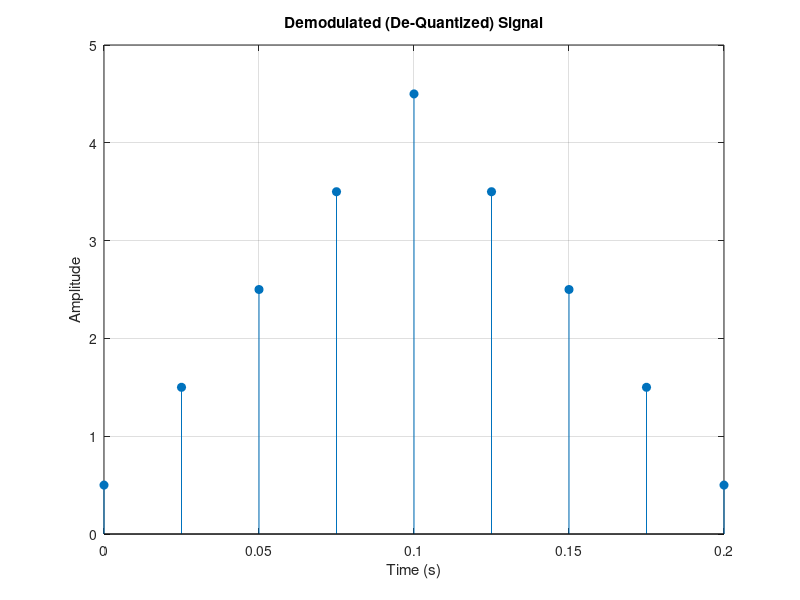
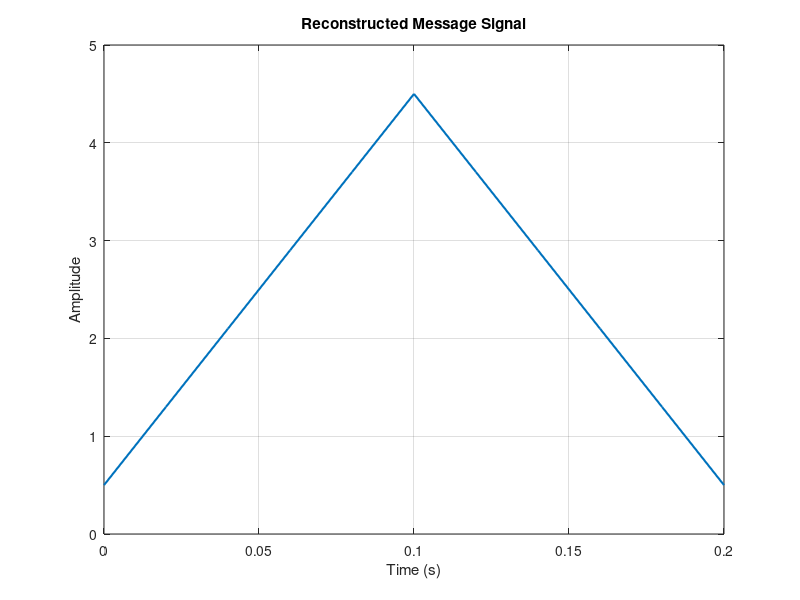
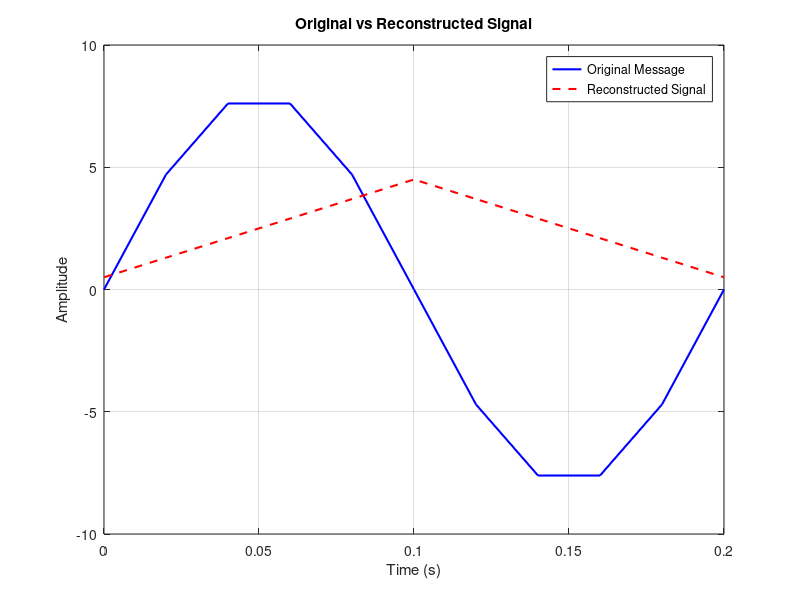

The MATLAB script that drew these images, in order:
clc;
clear;
close all;

%% Parameters
Am = 8;
fm = 5;
fs = 50;
n = 4;
l = 2^n;

t = 0:1/fs:1/fm;

%% Quantization Levels
delta = (2*Am)/l;
Qlevels = zeros(1,l);
for i = 1:l
    Qlevels(i) = (i*delta) - Am - (delta/2);
end

%% Received PCM Code
pcm_code = [
    1 0 0 0
    1 0 0 1
    1 0 1 0
    1 0 1 1
    1 1 0 0
    1 0 1 1
    1 0 1 0
    1 0 0 1
    1 0 0 0
];

%% PCM Decoding
k = size(pcm_code,1);
decoded_indices = zeros(1,k);

for i = 1:k
    decoded_indices(i) = bin2dec(num2str(pcm_code(i,:)));
end

%% De-Quantization
demodulated_signal = zeros(1,k);
for i = 1:k
    demodulated_signal(i) = Qlevels(decoded_indices(i)+1);
end

%% Time for demodulated samples
t_s = linspace(0, 1/fm, k);

%% Reconstruction using interp1 (Octave-safe)
reconstructed_signal = interp1(t_s, demodulated_signal, t, 'linear');

%% Original Message
m = Am*sin(2*pi*fm*t);

%% ================= PLOTS =================

figure;
stem(t_s, demodulated_signal, 'filled');
title('Demodulated (De-Quantized) Signal');
xlabel('Time (s)');
ylabel('Amplitude');
grid on;

figure;
plot(t, reconstructed_signal, 'LineWidth', 1.5);
title('Reconstructed Message Signal');
xlabel('Time (s)');
ylabel('Amplitude');
grid on;

figure;
plot(t, m, 'b', 'LineWidth', 1.5); hold on;
plot(t, reconstructed_signal, 'r--', 'LineWidth', 1.5);
legend('Original Message','Reconstructed Signal');
title('Original vs Reconstructed Signal');
xlabel('Time (s)');
ylabel('Amplitude');
grid on;

%% Display Output
disp('Quantization Levels:');
disp(Qlevels);

disp('Decoded Indices:');
disp(decoded_indices);

disp('Demodulated Signal:');
disp(demodulated_signal);
